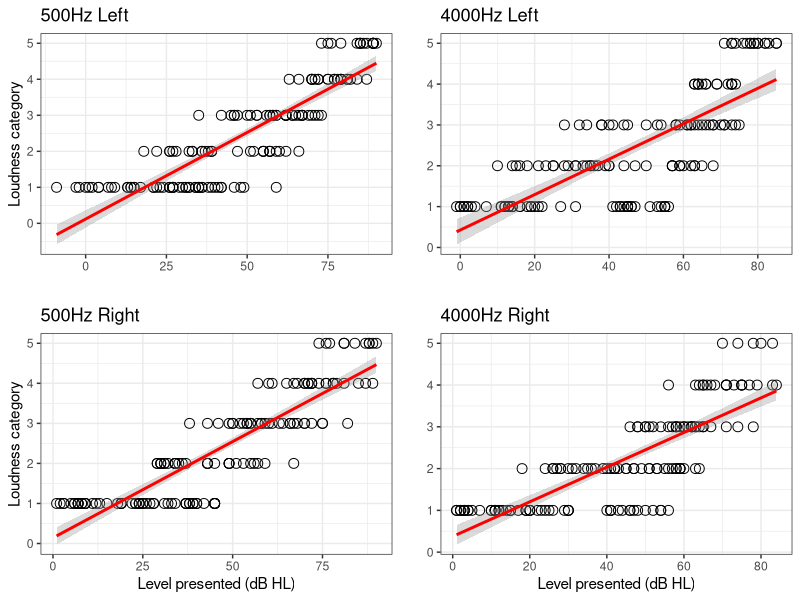

This figure's R source:

#Load libraries
library(readr)
library(tidyverse)
library(MASS)
library(ggplot2)
library(ggpubr)

#Read in data
longdata <- read_delim("longdata.csv", delim = ";", 
                       escape_double = FALSE, trim_ws = TRUE)

#Subset data for frequency and ear - easier to work with
dat5L <- longdata[c("0.5kHz-upplevd-L", "0.5kHz-dB-L")]
names(dat5L) <- c("loudness", "dB")
dat5R <- longdata[c("0.5kHz-upplevd-R", "0.5kHz-dB-R")]
names(dat5R) <- c("loudness", "dB")
dat4L <- longdata[c("4kHz-upplevd-L", "4kHz-dB-L")]
names(dat4L) <- c("loudness", "dB")
dat4R <- longdata[c("4kHz-upplevd-R", "4kHz-dB-R")]
names(dat4R) <- c("loudness", "dB")

#Create linear models
lm_mod5L <- lm(loudness ~ dB, data = dat5L)
lm_mod5R <- lm(loudness ~ dB, data = dat5R)

lm_mod4L <- lm(loudness ~ dB, data = dat4L)
lm_mod4R <- lm(loudness ~ dB, data = dat4R)

#Create plots of data + linear models
plot5L <- ggplot(dat5L, aes(x = dB, y = loudness)) + 
  geom_point(shape = 1, size = 3) +
  stat_smooth(method = "lm", col = "red", alpha = 0.35)+
  xlab("")+
  ylab("Loudness category")+
  ggtitle("500Hz Left") +
  theme_bw()

plot5R <- ggplot(dat5R, aes(x = dB, y = loudness)) + 
  geom_point(shape = 1, size = 3) +
  stat_smooth(method = "lm", col = "red", alpha = 0.35)+
  xlab("Level presented (dB HL)")+
  ylab("Loudness category")+
  ggtitle("500Hz Right") +
  theme_bw()

plot4L <- ggplot(dat4L, aes(x = dB, y = loudness)) + 
  geom_point(shape = 1, size = 3) +
  stat_smooth(method = "lm", col = "red", alpha = 0.35)+
  xlab("")+
  ylab("")+
  ggtitle("4000Hz Left") +
  theme_bw()

plot4R <- ggplot(dat4R, aes(x = dB, y = loudness)) + 
  geom_point(shape = 1, size = 3) +
  stat_smooth(method = "lm", col = "red", alpha = 0.35)+
  xlab("Level presented (dB HL)")+
  ylab("")+
  ggtitle("4000Hz Right") +
  theme_bw()

#Arrange and output plots on 2-by-2 grid
ggarrange(plot5L, plot4L, plot5R, plot4R, ncol=2, nrow=2)

#Summarize lm: linear models (to report R2 value in figure legend)
summary(lm_mod5L)
summary(lm_mod5R)
summary(lm_mod4L)
summary(lm_mod4R)

#Copy data to new data.frames with "loudness" as categorical variable
dat5L_cat <- dat5L
dat5L_cat$loudness <- as.factor(dat5L_cat$loudness)

dat5R_cat <- dat5R
dat5R_cat$loudness <- as.factor(dat5R_cat$loudness)

dat4L_cat <- dat4L
dat4L_cat$loudness <- as.factor(dat4L_cat$loudness)

dat4R_cat <- dat4R
dat4R_cat$loudness <- as.factor(dat4R_cat$loudness)

#Create logistic regression models from dataframes with loudness as categorical
glm_mod5L <- glm(loudness ~ dB, data = dat5L_cat, family = "binomial")
glm_mod5R <- glm(loudness ~ dB, data = dat5R_cat, family = "binomial")

glm_mod4L <- glm(loudness ~ dB, data = dat4L_cat, family = "binomial")
glm_mod4R <- glm(loudness ~ dB, data = dat4R_cat, family = "binomial")

#Print summary of logistic models
summary(glm_mod5L)
summary(glm_mod5R)
summary(glm_mod4L)
summary(glm_mod4R)

#Calculate Odds Ratio and its 95% confidence interval, gather p from model
OR5L <- unname(exp(coef(glm_mod5L)["dB"]))
conf5L <- unname(exp(confint(glm_mod5L))["dB",])
p5L <- summary(glm_mod5L)$coefficients[2,4]

OR5R <- unname(exp(coef(glm_mod5R)["dB"]))
conf5R <- unname(exp(confint(glm_mod5R))["dB",])
p5R <- summary(glm_mod5R)$coefficients[2,4]

OR4L <- unname(exp(coef(glm_mod4L)["dB"]))
conf4L <- unname(exp(confint(glm_mod4L))["dB",])
p4L <- summary(glm_mod4L)$coefficients[2,4]

OR4R <- unname(exp(coef(glm_mod4R)["dB"]))
conf4R <- unname(exp(confint(glm_mod4R))["dB",])
p4R <- summary(glm_mod4R)$coefficients[2,4]

#Order OR, CI and p in matrix of results
results <- matrix(nrow = 4, ncol = 4)

results[1,1:4] <- round(c(OR5L, conf5L, p5L), 3)
results[2,1:4] <- round(c(OR5R, conf5R, p5R), 3)
results[3,1:4] <- round(c(OR4L, conf4L, p4L), 3)
results[4,1:4] <- round(c(OR4R, conf4R, p4R), 3)

#Name rows and columns
dimnames(results) = list(c("5L", "5R", "4L", "4R"), c("OR", "CI 2.5", "CI 97.5", "p"))
